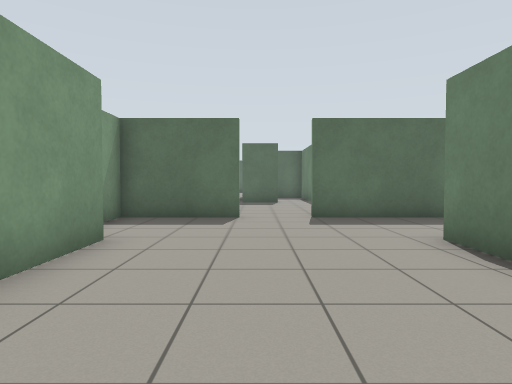
[1] (above)

19 first-person views from a walk through a Gazebo world. The camera is 0.94 m above the floor, tilts 2° down and sees 75° across. The floor is counted in squares, 1 m on a side. Each view is taken from the middle of a square. On the plan, view 1 faces up. The plan holds only what a view shows up to about 12 squares ahead; the rest is blank. Simple patterns stand in for the simulator's built-in surfaces.

[2]
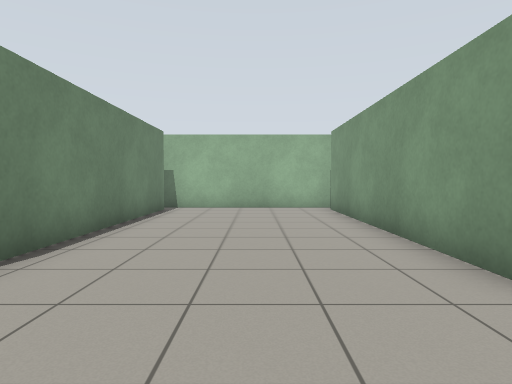

[3]
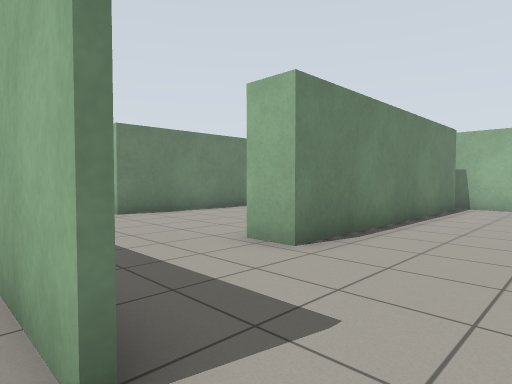

[4]
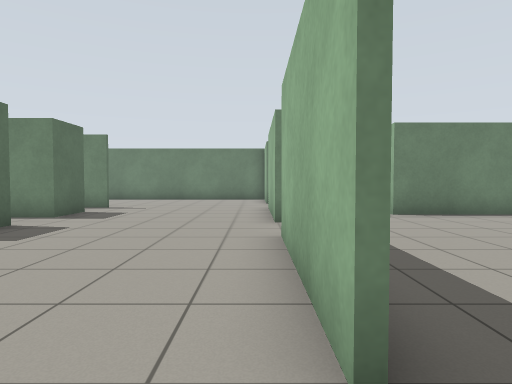

[5]
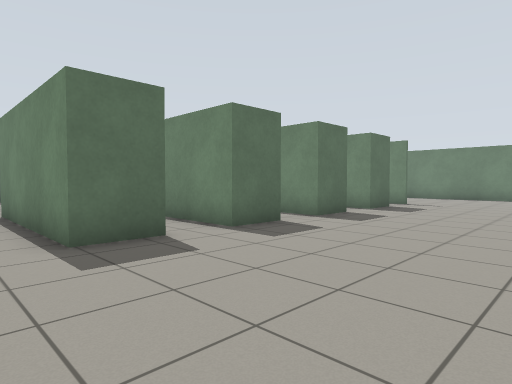

[6]
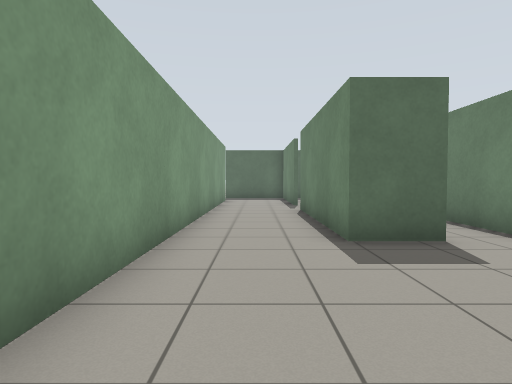

[7]
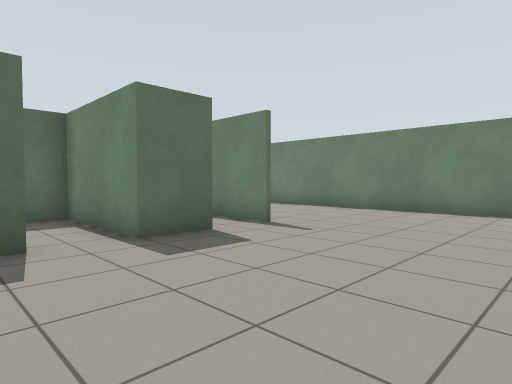

[8]
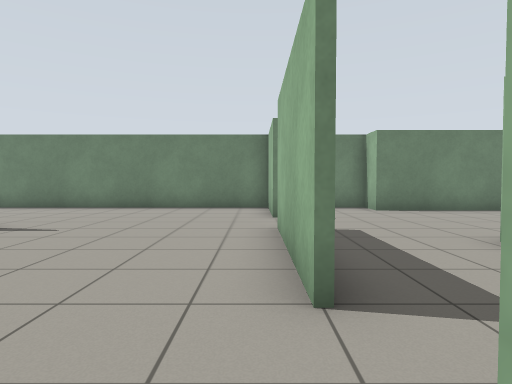

[9]
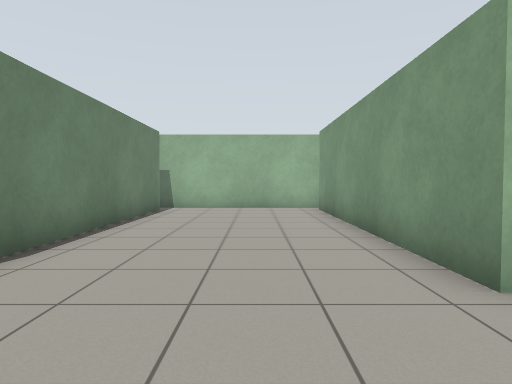

[10]
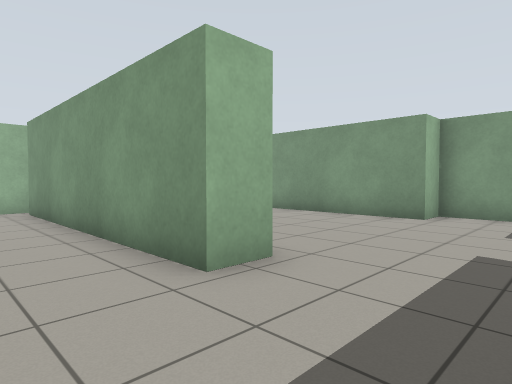

[11]
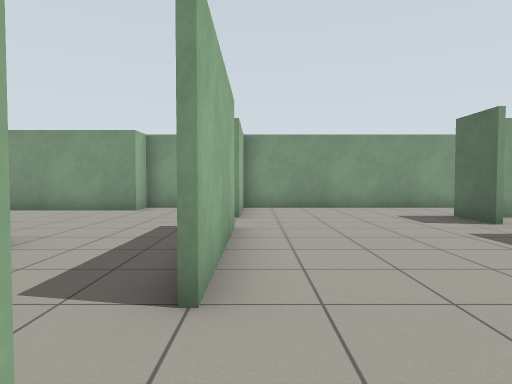

[12]
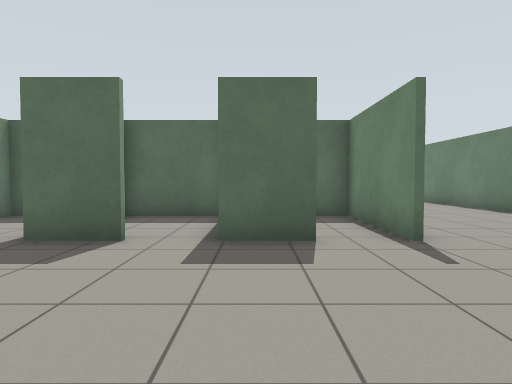

[13]
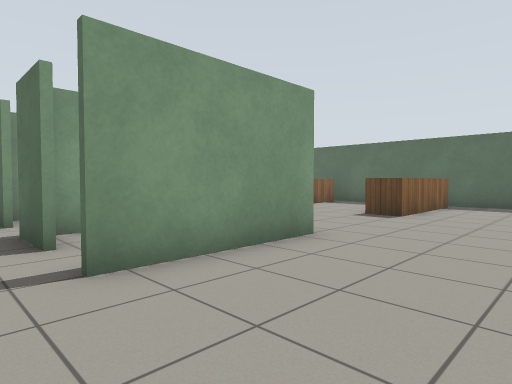

[14]
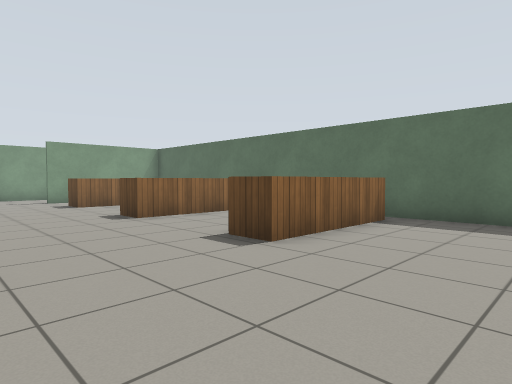

[15]
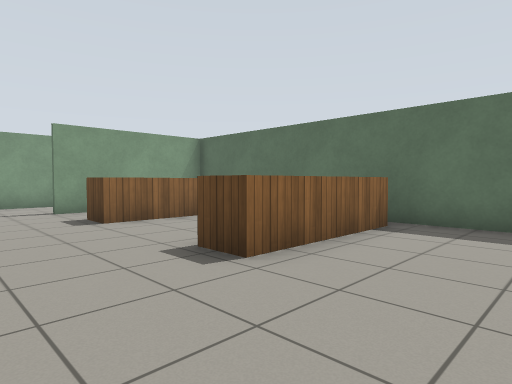

[16]
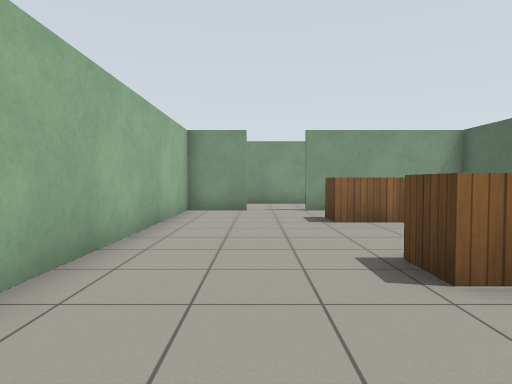

[17]
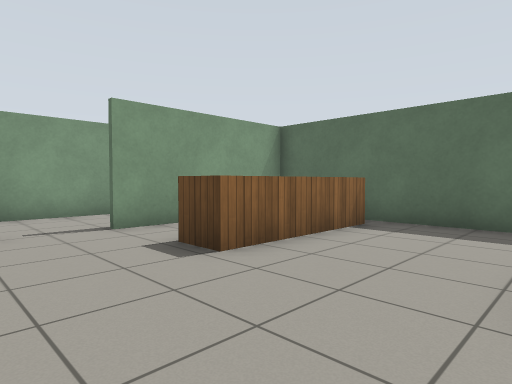

[18]
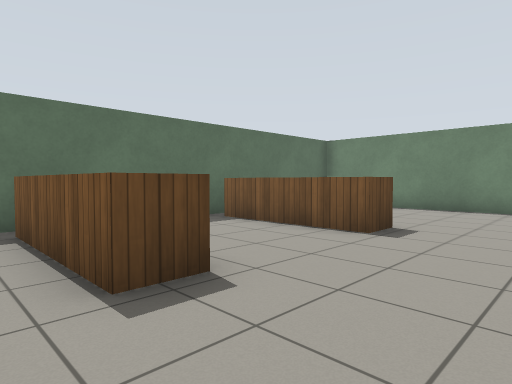

[19]
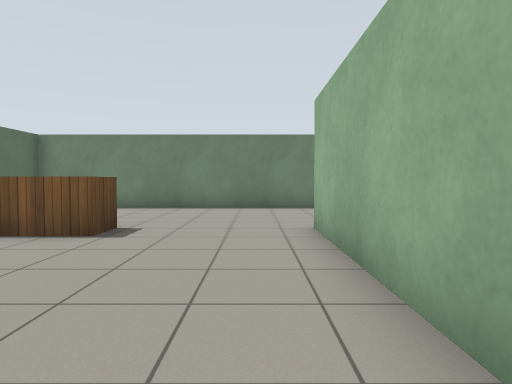

### Floor plan
Points are (right, up) in squares from view 1. A wall is a line through its corners. A room is listed if a view was taken in it or the views show most of it. See-through windows are left out.
Room 1 (views 1, 2)
walls: (-0.4, 8.4) (-3.5, 8.4); (-3.4, 8) (-3.4, 5.3) (-2.4, 5.3) (-2.4, -2.8); (3, -2.9) (3, 5.3) (4, 5.3); (-2.6, -3.4) (3.4, -3.4); (4.9, 8.4) (1.4, 8.4)
ways out: opening at (0.5, 8) to room 2; opening at (3.5, 6.5) to room 3
Room 2 (views 3, 4, 5, 6, 7, 8, 11, 12, 13, 14, 15, 16, 17, 18, 19)
walls: (7, 14.1) (5.4, 14.1); (4, 14.1) (2.4, 14.1); (10, 14.1) (8.4, 14.1); (-0.4, 19.7) (-0.4, 17.9) (11.6, 17.9) (11.6, 14); (1, 14.1) (-0.6, 14.1) (-0.6, 19.7); (-3.4, 22.7) (-3.4, 8); (7.4, 8.6) (11.5, 8.6); (1.4, 8.6) (5.6, 8.6); (13.6, 8.6) (15.9, 8.6); (-3.1, 8.6) (-0.4, 8.6); (16.4, 8.5) (16.4, 26.4) (-0.4, 26.4) (-0.4, 21.5)
low walls: (7.1, 25.8) (7.1, 21.8) (6.1, 21.8) (6.1, 25.8); (2.6, 25.9) (2.6, 21.8) (1.5, 21.8); (11.6, 25.9) (11.6, 21.8) (10.6, 21.8) (10.6, 25.8)
ways out: opening at (0.5, 8) to room 1; opening at (6.5, 8) to room 3
Room 3 (views 9, 10)
walls: (4, 5.3) (4, -2.8); (9.1, -2.8) (9.1, 5.3) (10.1, 5.3); (3.4, -3.4) (9.4, -3.4)
ways out: opening at (3.5, 6.5) to room 1; opening at (6.5, 8) to room 2; opening at (9.5, 6.5)

Positions as (right, up) in squares from view 1, and headings:
1: (0, 0), facing up
2: (0, 8), facing down
3: (0, 9), facing down-right
4: (0, 9), facing right
5: (-2, 9), facing up-right
6: (-2, 9), facing up
7: (6, 9), facing up-right
8: (5, 9), facing right
9: (6, 8), facing down
10: (6, 8), facing down-left
11: (8, 9), facing left
12: (9, 9), facing up
13: (15, 13), facing up-left
14: (15, 18), facing up-left
15: (10, 19), facing up-left
16: (10, 20), facing left
17: (6, 19), facing up-left
18: (5, 19), facing up-right
19: (5, 19), facing right
